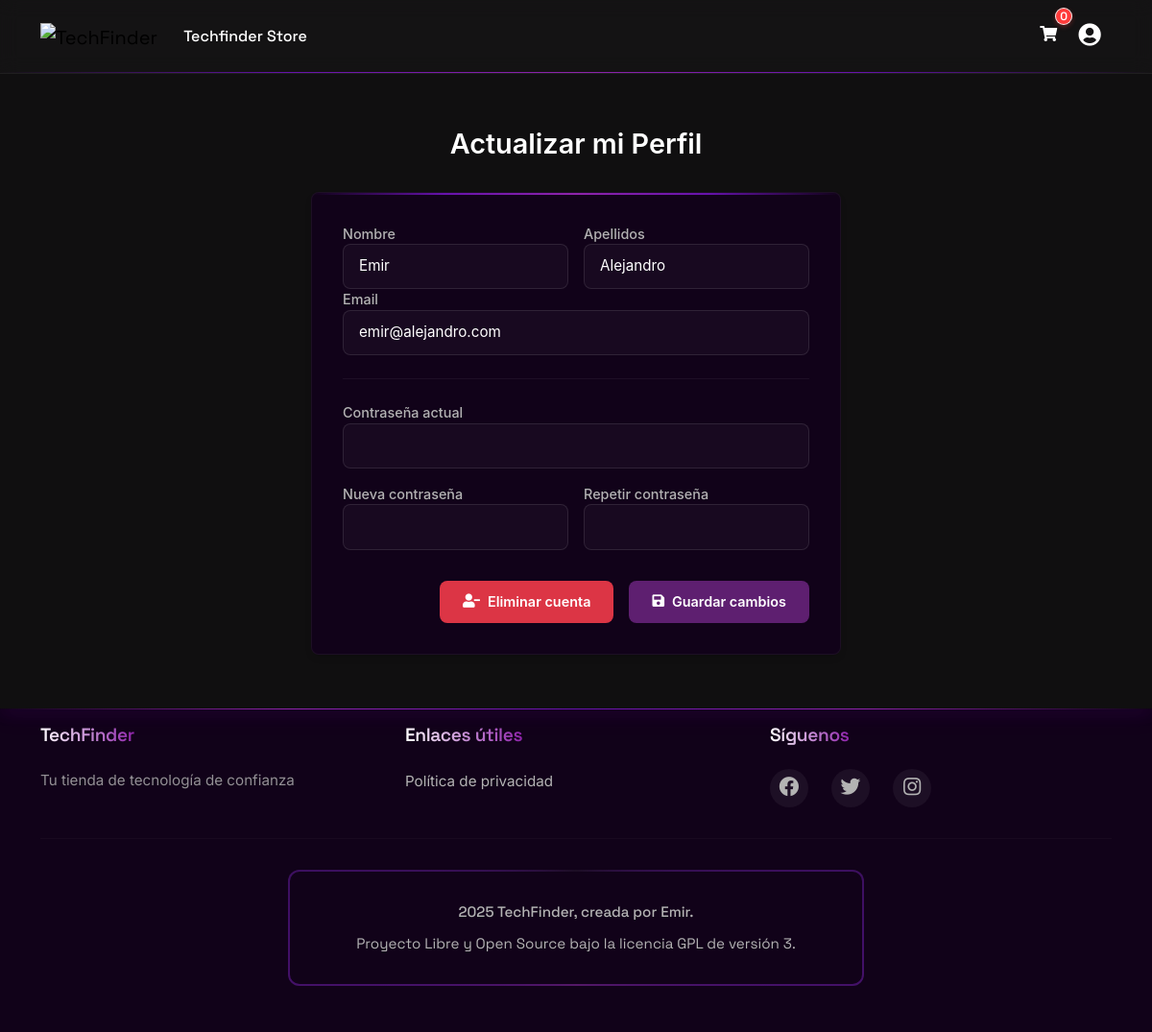
/user/ (signed in), run on the app's committed database.
### techfinder/models.py (models this page shows, shortened)
class Usuario(AbstractBaseUser, PermissionsMixin):
    id = models.UUIDField(primary_key=True, default=uuid.uuid4, editable=False)
    nombre = models.CharField(max_length=100)
    apellidos = models.CharField(max_length=150)
    email = models.EmailField(unique=True)
    permisos = models.IntegerField(default=0)
    fecha_registro = models.DateTimeField(auto_now_add=True)
    is_active = models.BooleanField(default=True)
    is_staff = models.BooleanField(default=False)
    objects = UsuarioManager()
    USERNAME_FIELD = 'email'
    REQUIRED_FIELDS = ['nombre', 'apellidos']
    class Meta:
        verbose_name = 'Usuario'
        verbose_name_plural = 'Usuarios'

### techfinder/views.py (the view)
# urls.py: path('user/', views.user_profile, name='user'),
@permission_classes([IsAuthenticated])
def user_profile(request):
    return render(request, 'techfinder_website_v2/account/user.html')

### templates/techfinder_website_v2/account/user.html (shortened to what this page needs)
{% extends 'techfinder_website_v2/base.html' %}
{% load static %}
{% block content %}
    <div class="user-profile-container">
        <h2 class="profile-title">Actualizar mi Perfil</h2>
        <div class="profile-card">
            <form method="POST" action="{% url 'update_user' %}" class="user-form">
                <div class="form-row">
                    <div class="form-group">
                        <label for="nombre">Nombre</label>
                        <input type="text" class="form-control" id="nombre" name="nombre" value="{{ user.nombre }}" required>
                    </div>
                    <div class="form-group">
                        <label for="apellidos">Apellidos</label>
                        <input type="text" class="form-control" id="apellidos" name="apellidos" value="{{ user.apellidos }}" required>
                    </div>
                </div>
                <div class="form-group">
                    <label for="email">Email</label>
                    <input type="email" class="form-control" id="email" name="email" value="{{ user.email }}" required>
                </div>
                <div class="password-section">
                    <div class="current-password">
                        <div class="form-group">
                            <label for="current_password">Contraseña actual</label>
                            <input type="password" class="form-control" id="current_password" name="current_password">
                        </div>
                    </div>
                    <div class="new-passwords">
                        <div class="form-group">
                            <label for="new_password">Nueva contraseña</label>
                            <input type="password" class="form-control" id="new_password" name="new_password">
                        </div>
                        <div class="form-group">
                            <label for="confirm_password">Repetir contraseña</label>
                            <input type="password" class="form-control" id="confirm_password" name="confirm_password">
                        </div>
                    </div>
                </div>
                <div class="form-actions">
                    <button type="button" class="btn btn-danger" id="deleteAccountBtn">
                        <i class="fas fa-user-minus"></i> Eliminar cuenta
                    </button>
                    <button type="submit" class="btn btn-primary">
                        <i class="fas fa-save"></i> Guardar cambios
                    </button>
                </div>
            </form>
        </div>
    </div>
{% endblock %}

### static/css/profile.css (style rules this page uses)
:root { --text-primary: #b8b8b8; --text-secondary: #a0a0a0; --fancy-purple: rgba(30, 3, 35, 0.76); --light-purple: #a352a6; --border-radius: 12px; --card-shadow: 0 8px 32px rgba(0, 0, 0, 0.4); }

### static/css/base.css (style rules this page uses)
:root { --deep-purple: #321540; --fancy-purple: rgba(114, 0, 142, 0.91); --light-purple: #a352a6; --dark-background: #100f10; --lighter-background: #110219; --text-primary: #777777; --text-secondary: #b0b0b0; --button-active: #5e1f70; --button-hover: #4b1c60; --card-shadow: 0 4px 6px rgba(0, 0, 0, 0.3); --hover-shadow: 0 6px 12px rgba(0, 0, 0, 0.4); --border-radius: 12px; }
body { font-family: -apple-system, BlinkMacSystemFont, 'Segoe UI', Roboto, Oxygen, Ubuntu, Cantarell, sans-serif; background-color: var(--dark-background); color: var(--text-primary); min-height: 100vh; display: flex; flex-direction: column; }
.btn-primary { background-color: var(--button-active); border: none; padding: 0.7rem 1.8rem; border-radius: var(--border-radius); transition: all 0.3s ease; }

### static/css/user.css (style rules this page uses)
.user-profile-container { max-width: 600px; margin: 2rem auto; padding: 0 1.5rem; }
.profile-title { text-align: center; margin-bottom: 2rem; color: var(--text-primary); font-size: 1.8rem; font-weight: 600; }
.profile-card { background: var(--lighter-background); border-radius: var(--border-radius); box-shadow: var(--card-shadow); padding: 2rem; border: 1px solid rgba(255, 255, 255, 0.05); position: relative; overflow: hidden; }
.form-row { display: grid; grid-template-columns: 1fr 1fr; gap: 1rem; }
.form-group label { display: block; color: var(--text-secondary); font-weight: 500; font-size: 0.9rem; }
.form-control { width: 100%; padding: 0.7rem 1rem; background: rgba(255, 255, 255, 0.03); border: 1px solid rgba(255, 255, 255, 0.1); border-radius: var(--border-radius); color: var(--text-primary); font-size: 0.95rem; transition: all 0.3s ease; }
.password-section { margin-top: 1.5rem; padding-top: 1.5rem; border-top: 1px solid rgba(255, 255, 255, 0.05); }
.current-password { margin-bottom: 1rem; }
.new-passwords { display: grid; grid-template-columns: 1fr 1fr; gap: 1rem; }
.form-actions { display: flex; gap: 1rem; justify-content: flex-end; margin-top: 2rem; }
.btn { padding: 0.7rem 1.5rem; border: none; border-radius: var(--border-radius); cursor: pointer; font-weight: 600; font-size: 0.9rem; display: flex; align-items: center; gap: 0.5rem; transition: all 0.3s ease; }
.profile-card::before { content: ''; position: absolute; top: 0; left: 0; right: 0; height: 2px; background: linear-gradient( 90deg, transparent, var(--fancy-purple), var(--light-purple), var(--fancy-purple), transparent ); }

### static/css/carrito_lateral.css (style rules this page uses)
:root { --deep-purple: #4A148C; --fancy-purple: #6612AC; --light-purple: #8E24AA; --text-primary: #FFFFFF; --text-secondary: #B3B3B3; --border-radius: 8px; --card-shadow: 0 4px 6px rgba(0, 0, 0, 0.1); --hover-shadow: 0 6px 12px rgba(0, 0, 0, 0.2); }

### data on the page
Usuario: nombre "Emir", apellidos "Alejandro", email "emir@alejandro.com"

### other printed values
{{ cart_count|default:0 }} "0"
